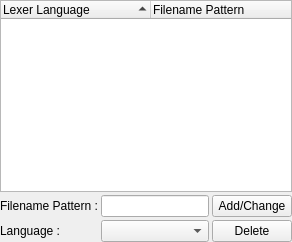
     <widget class="QWidget" name="pLexersAssociations">
      <property name="enabled">
       <bool>true</bool>
      </property>
      <layout class="QGridLayout">
       <property name="margin">
        <number>0</number>
       </property>
       <property name="spacing">
        <number>3</number>
       </property>
       <item row="2" column="0">
        <widget class="QLabel" name="lLexersAssociationsLanguage">
         <property name="text">
          <string>Language :</string>
         </property>
        </widget>
       </item>
       <item row="1" column="0">
        <widget class="QLabel" name="lLexersAssociationsFilenamePattern">
         <property name="text">
          <string>Filename Pattern :</string>
         </property>
        </widget>
       </item>
       <item row="1" column="2">
        <widget class="QPushButton" name="pbLexersAssociationsAddChange">
         <property name="text">
          <string>Add/Change</string>
         </property>
        </widget>
       </item>
       <item row="2" column="1">
        <widget class="QComboBox" name="cbLexersAssociationsLanguages"/>
       </item>
       <item row="2" column="2">
        <widget class="QPushButton" name="pbLexersAssociationsDelete">
         <property name="text">
          <string>Delete</string>
         </property>
        </widget>
       </item>
       <item row="1" column="1">
        <widget class="QLineEdit" name="leLexersAssociationsFilenamePattern"/>
       </item>
       <item row="0" column="0" colspan="3">
        <widget class="QTreeWidget" name="twLexersAssociations">
         <property name="editTriggers">
          <set>QAbstractItemView::NoEditTriggers</set>
         </property>
         <property name="alternatingRowColors">
          <bool>true</bool>
         </property>
         <property name="rootIsDecorated">
          <bool>false</bool>
         </property>
         <property name="itemsExpandable">
          <bool>false</bool>
         </property>
         <property name="sortingEnabled">
          <bool>true</bool>
         </property>
         <property name="allColumnsShowFocus">
          <bool>true</bool>
         </property>
         <attribute name="headerDefaultSectionSize">
          <number>150</number>
         </attribute>
         <attribute name="headerMinimumSectionSize">
          <number>50</number>
         </attribute>
         <attribute name="headerDefaultSectionSize">
          <number>150</number>
         </attribute>
         <attribute name="headerMinimumSectionSize">
          <number>50</number>
         </attribute>
         <column>
          <property name="text">
           <string>Lexer Language</string>
          </property>
         </column>
         <column>
          <property name="text">
           <string>Filename Pattern</string>
          </property>
         </column>
        </widget>
       </item>
      </layout>
     </widget>
